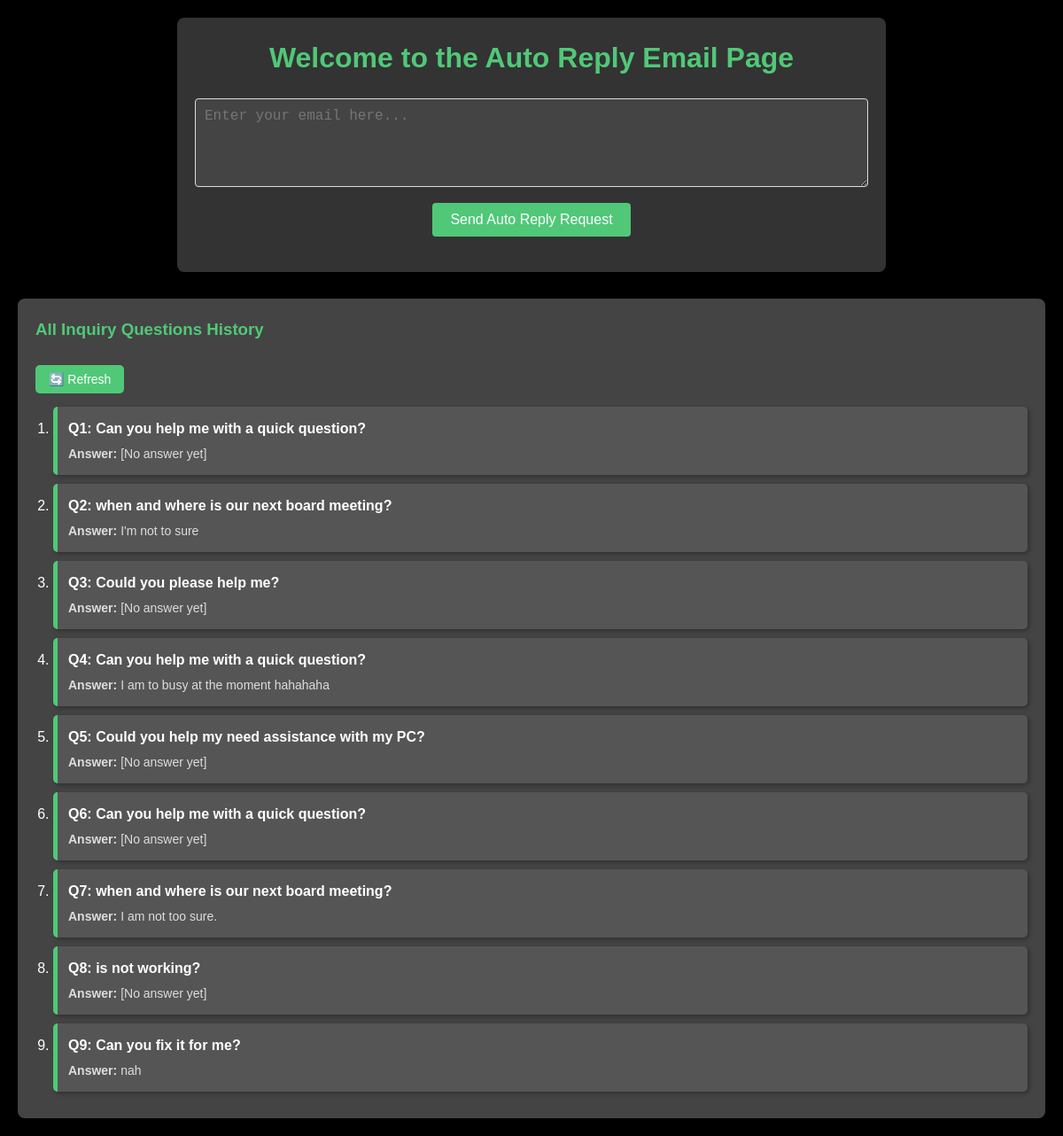
The page / on the database its author committed.
### email_auto_reply_project/models.py (models this page shows, shortened)
class InquiryQuestion(models.Model):
    email_inquiry = models.ForeignKey(
        EmailInquiry, on_delete=models.CASCADE, related_name="questions", null=True, blank=True, default=None
    )
    question = models.TextField()
    answer = models.TextField(null=True, blank=True, default=None)

### email_auto_reply_project/views.py (the view)
# urls.py: 2. Add a URL to urlpatterns:  path('', views.home, name='home')
def home(request):
    all_inquiry_questions = InquiryQuestion.objects.select_related('email_inquiry__user').all()
    return render(request, 'home.html', {'inquiry_questions': all_inquiry_questions})

### email_auto_reply_project/templates/home.html (shortened to what this page needs)
<!DOCTYPE html>
<html lang="en">
<head>
</head>
<body>
    <div class="container">
        <h1>Welcome to the Auto Reply Email Page</h1>
        <div class="input-section">
            <textarea id="emailInput" placeholder="Enter your email here..."></textarea>
            <br>
            <button onclick="sendAutoReply()">Send Auto Reply Request</button>
        </div>
    </div>
    <div class="inquiry-history">
        <h3>All Inquiry Questions History</h3>
        <button class="refresh-btn" onclick="refreshInquiryQuestions()">🔄 Refresh</button>
        <ol class="inquiry-list" id="inquiryList">
            {% for inquiry in inquiry_questions %}
            <li class="inquiry-item">
                <div class="question-text">
                    <strong>Q{{ forloop.counter }}:</strong> {{ inquiry.question }}
                </div>
                <div class="answer-text">
                    <strong>Answer:</strong> {{ inquiry.answer|default:"[No answer yet]" }}
                </div>
            </li>
            {% empty %}
            <li class="inquiry-item">No inquiry questions available.</li>
            {% endfor %}
        </ol>
    </div>
</body>
</html>

### email_auto_reply_project/templates/home.html (style rules this page uses)
* { margin: 0; padding: 0; box-sizing: border-box; }
body { font-family: Arial, sans-serif; background-color: #000; color: #fff; line-height: 1.6; padding: 20px; }
.container { max-width: 800px; margin: 0 auto; padding: 20px; background-color: #333; border-radius: 8px; box-shadow: 0 4px 8px rgba(0, 0, 0, 0.3); text-align: center; }
h1 { color: #50C878; margin-bottom: 20px; }
.input-section { margin-bottom: 20px; }
textarea { width: 100%; height: 100px; padding: 10px; font-size: 16px; border: 1px solid #ddd; border-radius: 4px; resize: vertical; background-color: #444; color: #fff; }
button { padding: 10px 20px; font-size: 16px; background-color: #50C878; color: white; border: none; border-radius: 4px; cursor: pointer; transition: background-color 0.3s ease; margin-top: 10px; }
.inquiry-history { margin-top: 30px; padding: 20px; background-color: #444; border-radius: 8px; box-shadow: 0 4px 8px rgba(0, 0, 0, 0.3); }
.inquiry-history h3 { color: #50C878; margin-bottom: 15px; }
.refresh-btn { background-color: #50C878; color: white; border: none; padding: 8px 15px; font-size: 14px; border-radius: 5px; cursor: pointer; margin-bottom: 15px; transition: background-color 0.3s ease; }
.inquiry-list { list-style-type: decimal; padding-left: 20px; text-align: left; }
.inquiry-item { background: #555; padding: 12px; border-radius: 5px; margin-bottom: 10px; border-left: 5px solid #50C878; box-shadow: 2px 2px 5px rgba(0, 0, 0, 0.3); }
.question-text { font-size: 16px; font-weight: bold; color: #fff; margin-bottom: 5px; }
.answer-text { font-size: 14px; color: #ddd; }

### rows shown on the page
InquiryQuestion: question "Can you help me with a quick question?", answer "[No answer yet]"
InquiryQuestion: question "when and where is our next board meeting?", answer "I'm not to sure"
InquiryQuestion: question "Could you please help me?", answer "[No answer yet]"
InquiryQuestion: question "Can you help me with a quick question?", answer "I am to busy at the moment hahahaha"
InquiryQuestion: question "Could you help my need assistance with my PC?", answer "[No answer yet]"
InquiryQuestion: question "Can you help me with a quick question?", answer "[No answer yet]"
InquiryQuestion: question "when and where is our next board meeting?", answer "I am not too sure."
InquiryQuestion: question "is not working?", answer "[No answer yet]"
InquiryQuestion: question "Can you fix it for me?", answer "nah"
